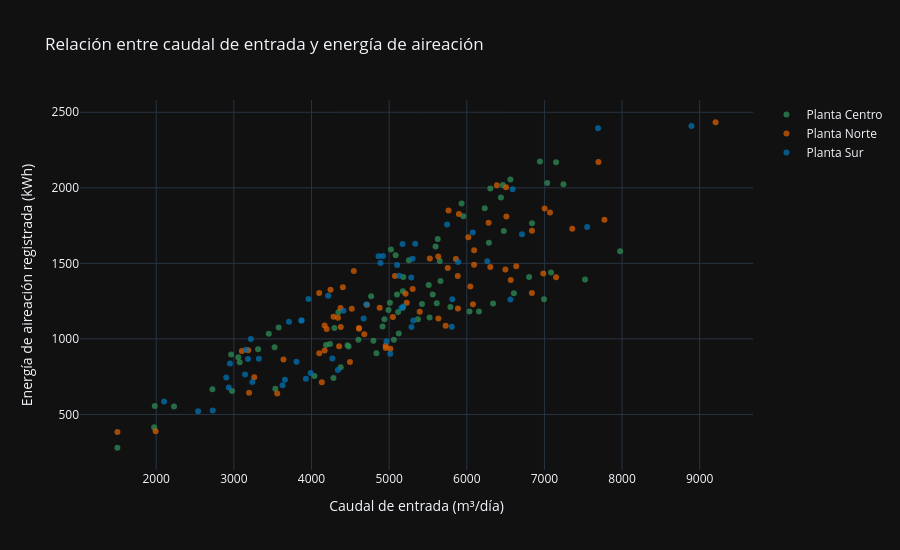

Source (notebook cell):
### Code cell
fig_caudal_energia = px.scatter(
    df,
    x="caudal_entrada_m3_d",
    y="energia_aeracion_kWh",
    color="planta",
    category_orders={
        "planta": ORDEN_PLANTAS
    },
    color_discrete_map=COLORES_PLANTAS,
    opacity=0.75,
    title="Relación entre caudal de entrada y energía de aireación",
    labels={
        "caudal_entrada_m3_d": "Caudal de entrada (m³/día)",
        "energia_aeracion_kWh":
            "Energía de aireación registrada (kWh)",
        "planta": "Planta"
    },
    hover_data={
        "fecha_registro": True,
        "caudal_entrada_m3_d": ":.0f",
        "energia_aeracion_kWh": ":.1f"
    },
    template="plotly_dark"
)

fig_caudal_energia.update_layout(
    height=550,
    legend_title_text=""
)

fig_caudal_energia.show()
